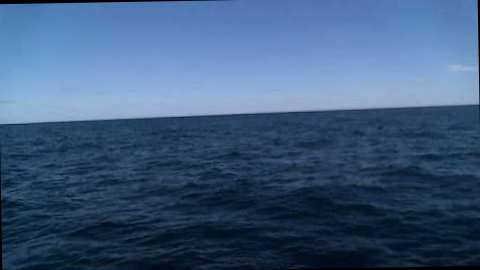
#> input picture modified_panel_0.jpg, 480 x 270 px
$ python -i image_processor.py   (imports and definitions only)
#> lines starting #> are read from the running program, lines starting #| are printed output that depends on the picture
#> further down, picture is the input picture: shape (270, 480, 3); mean B, G, R 126.2, 91, 62.7
### logger.py
import logging
import os

def setup_logger():
    if not os.path.exists('logs'):
        os.makedirs('logs')
    logger = logging.getLogger(__name__)
    logger.setLevel(logging.DEBUG)
    formatter = logging.Formatter('%(asctime)s:%(name)s:%(levelname)s:%(message)s')
    file_handler = logging.FileHandler('logs/pybuoy.log')
    file_handler.setFormatter(formatter)
    logger.addHandler(file_handler)
    return logger

### image_processor.py
import cv2
import numpy as np
import os
from datetime import datetime
from config import IMAGE_DIRECTORY, BUOYCAM_IDS, COLLAGE_DIRECTORY
from logger import setup_logger

logger = setup_logger()

def is_valid_image(image, threshold=10):
    return np.mean(image) >= threshold and np.mean(image) <= 245

def enhance_image(image):
    """
    Enhances the image by applying CLAHE and adjusting color saturation.

    Args:
        image (numpy.ndarray): The image to be enhanced.

    Returns:
        numpy.ndarray: The enhanced image.
    """
    try:
        # Convert to YUV color space
        image_yuv = cv2.cvtColor(image, cv2.COLOR_BGR2YUV)
#> image_yuv: shape (270, 480, 3); mean of channels 0, 1, 2 86.5, 147.5, 107.1

        # Apply CLAHE to the Y channel
        clahe = cv2.createCLAHE(clipLimit=2.0, tileGridSize=(8, 8))
        image_yuv[:, :, 0] = clahe.apply(image_yuv[:, :, 0])
#> image_yuv: shape (270, 480, 3); mean of channels 0, 1, 2 104.5, 147.5, 107.1

        # Convert back to BGR color space
        enhanced_image = cv2.cvtColor(image_yuv, cv2.COLOR_YUV2BGR)
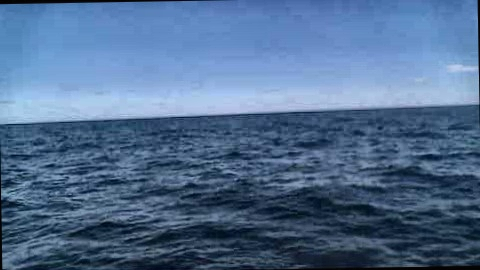
#> enhanced_image: shape (270, 480, 3); mean B, G, R 144.2, 108.9, 80.6

        # Adjust saturation in HSV color space
        image_hsv = cv2.cvtColor(enhanced_image, cv2.COLOR_BGR2HSV)
#> image_hsv: shape (270, 480, 3); mean H, S, V 106.5, 121.2, 144.2
        image_hsv[:, :, 1] = cv2.multiply(image_hsv[:, :, 1], 1.1)  # Increase saturation by 10%
#> image_hsv: shape (270, 480, 3); mean H, S, V 106.5, 133.2, 144.2
        enhanced_image = cv2.cvtColor(image_hsv, cv2.COLOR_HSV2BGR)

    except Exception as e:
        logger.error(f"Failed to enhance image: {e}")
        return image  # Return original image if enhancement fails

    return enhanced_image

def process_images(image_content, buoycam_id):
    timestamp = datetime.utcnow().strftime("%Y%m%d%H%M%S")
    filename = f"{buoycam_id}_{timestamp}.jpg"
    image_path = os.path.join(IMAGE_DIRECTORY, buoycam_id, filename)
    os.makedirs(os.path.dirname(image_path), exist_ok=True)
    with open(image_path, "wb") as f:
        f.write(image_content)
    image = cv2.imread(image_path)
    if is_valid_image(image):
        enhanced_image = enhance_image(image)
        cv2.imwrite(image_path, enhanced_image)
    else:
        logger.warning(f"buoy {buoycam_id}: invalid image")

>>> import cv2
>>> picture = cv2.imread('modified_panel_0.jpg')
>>> result = enhance_image(picture)

$ run again, on modified_panel_5.jpg
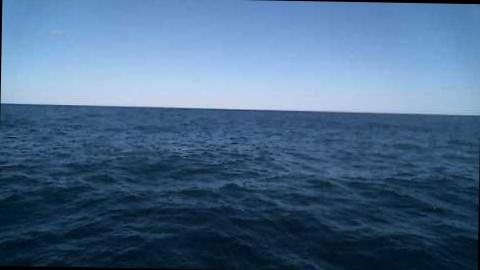
#> input picture modified_panel_5.jpg, 480 x 270 px
#> picture is the input picture: shape (270, 480, 3); mean B, G, R 137.3, 104.6, 73.9
#> in enhance_image, `enhanced_image = cv2.cvtColor(image_yuv, cv2.COLOR_YUV2BGR)`:
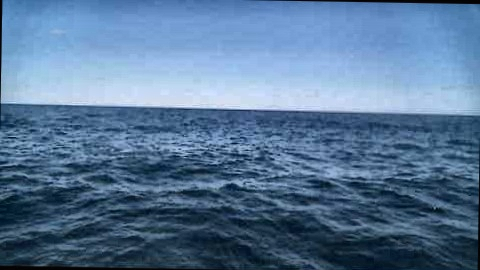
#> enhanced_image: shape (270, 480, 3); mean B, G, R 150.9, 118.1, 87.3

$ run again, on panel_0_modified.jpg
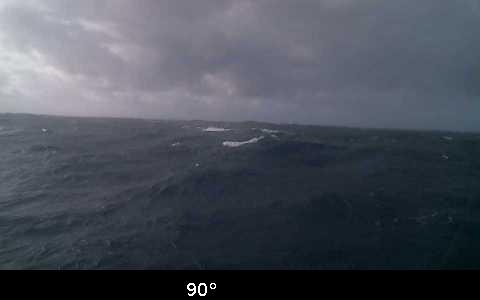
#> input picture panel_0_modified.jpg, 480 x 300 px
#> picture is the input picture: shape (300, 480, 3); mean B, G, R 87.9, 77.6, 72.9
#> in enhance_image, `enhanced_image = cv2.cvtColor(image_yuv, cv2.COLOR_YUV2BGR)`:
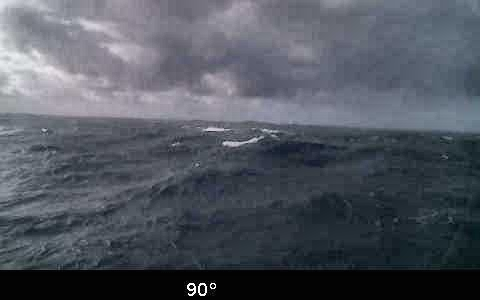
#> enhanced_image: shape (300, 480, 3); mean B, G, R 95.2, 85.7, 80.9

$ run again, on panel_1_modified.jpg
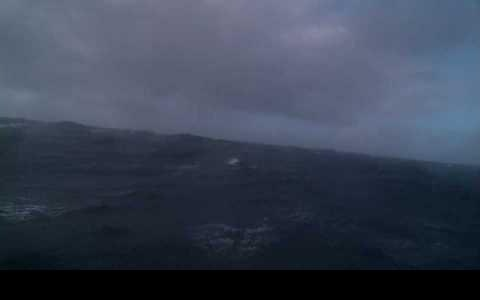
#> input picture panel_1_modified.jpg, 480 x 300 px
#> picture is the input picture: shape (300, 480, 3); mean B, G, R 83.2, 65.9, 57.8
#> in enhance_image, `enhanced_image = cv2.cvtColor(image_yuv, cv2.COLOR_YUV2BGR)`:
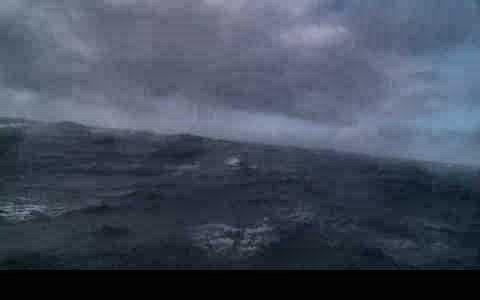
#> enhanced_image: shape (300, 480, 3); mean B, G, R 92.7, 76, 67.8
